Frame 1 (no input): blank canvas, image omitted
Frame 60 (the mouse pressed at the canvas centre just before this capture): blank canvas, image omitted
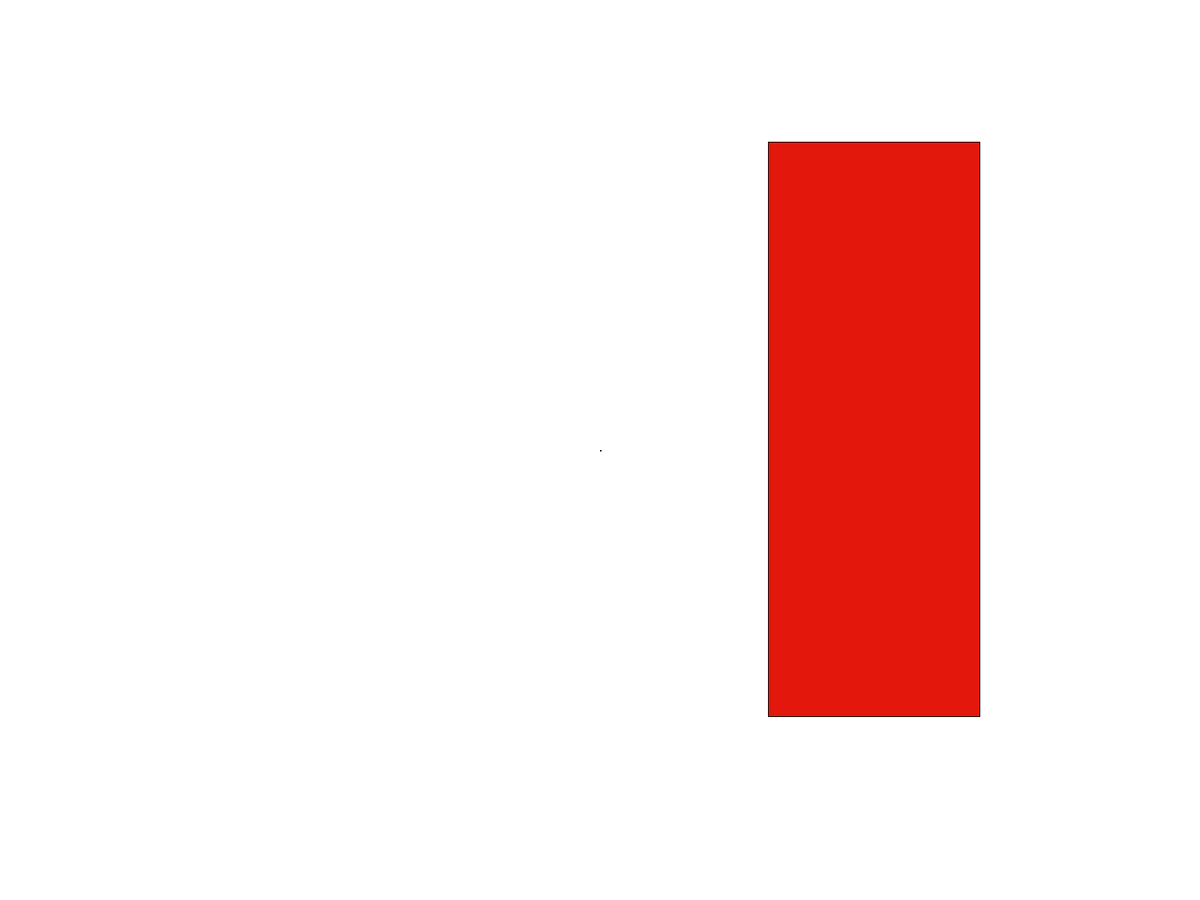
Frame 120 (the mouse held since frame 60 and released just before this capture)

The Processing sketch whose frames 1 and 60 were blank and that drew this single picture after the mouse press (run headless with seeded random() and noise(); from frame 60 on, the mouse is pressed at the canvas centre):

// Processing sketch: SP1dodge
// ── SP1dodge.pde
ArrayList<Square> squares = new ArrayList<>(); //arraylist to keep the squares in
int score = 0; // need this to count the score
void setup() {
  fullScreen(); // makes the game fullscrren
  frameRate(60); // set framerate to 60
  }


void draw() {
  background(255);
  rect(mouseX, mouseY, 1, 1);
  displayScore(); // to display score
  
  if (frameCount % 60 == 0) {   // Spawns sqaures with framecount 
    squares.add(new Square()); // adds new square object to the arraylist
  }

  for (int i = 0; i < squares.size(); i++) { //for loop that runs methods so the squares can get spawned from arraylist
   //methods made in the square calss
    Square square = squares.get(i);
    square.move(random(1,30));
    square.display();
    square.end();
    

    // Remove squares if they move under the screen
    if (square.y > height) {
      squares.remove(i);
    }
  }
}

int displayScore() { // return method to make score calculated from framecount (use 60 as framerate is 60)
  score = frameCount /60;
  return score;
  }

// ── Squares.pde
class Square { //class for square
  float x; 
  float y;
  float boxWidth;
  float boxHeight;

  Square() { //constructor for square
    x = random(width)-10; // -10 so im sure it hits the for left side of the screen.
    y = -800; // spawn out side the screen
    boxWidth = random(100,800); //so i can spawn from 100-800;
    boxHeight = random(100,800); // so i can spawn from 100-800;
  }

  void display() { //method for displaying square
   float a=random(0,255);// random red color
    float b=random(0,255); // random green color
    float c=random(0,255); // random blue color
    fill(a,b,c); // fill with random rgb so it flashes when running through draw
    rect(x,y,boxWidth,boxHeight); // creating the squares
  }

  void end() { // method for endning game if the falling squares hit the mouse
    if (mouseX > x && mouseX < x+boxWidth && mouseY > y && mouseY < y+boxHeight) {
      noLoop(); // stops the loops and "ends" the game
      textSize(50);// for text display
      fill(255,0,0); // so text is red
      text("GAME OVER you lasted: "+score+ " seconds",width/3,height/2); // writes game over and display how long the player has survived
      
      // this to give a litlle message to the player when the game end
        if(score < 10){
  text("You suck",width/3,height/2+35);
    }
     else if(score > 15 && score < 20){
  text("Better but still bad",width/3,height/2+40);
    }
     else if(score > 20 && score < 30){
  text("Getting up there",width/3,height/2+40);
    }
     else if(score >= 30 && score < 40){
  text("Some what good",width/3,height/2+40);
    }
    else if(score >= 40&& score < 50){
  text("Pro in the making?",width/3,height/2+40);
    }
       else if(score >= 50 && score <60){
  text("Well done",width/3,height/2+40);
    }
       else if(score > 60){
  text("Pro",width/3,height/2+40);
    }
  }
  }

  void move(float i) { //makes sqaures fall at random pace kinda flawed due to it switchs up the speed.
   float r = random(1,30);
    y=y+i;
  }
}
